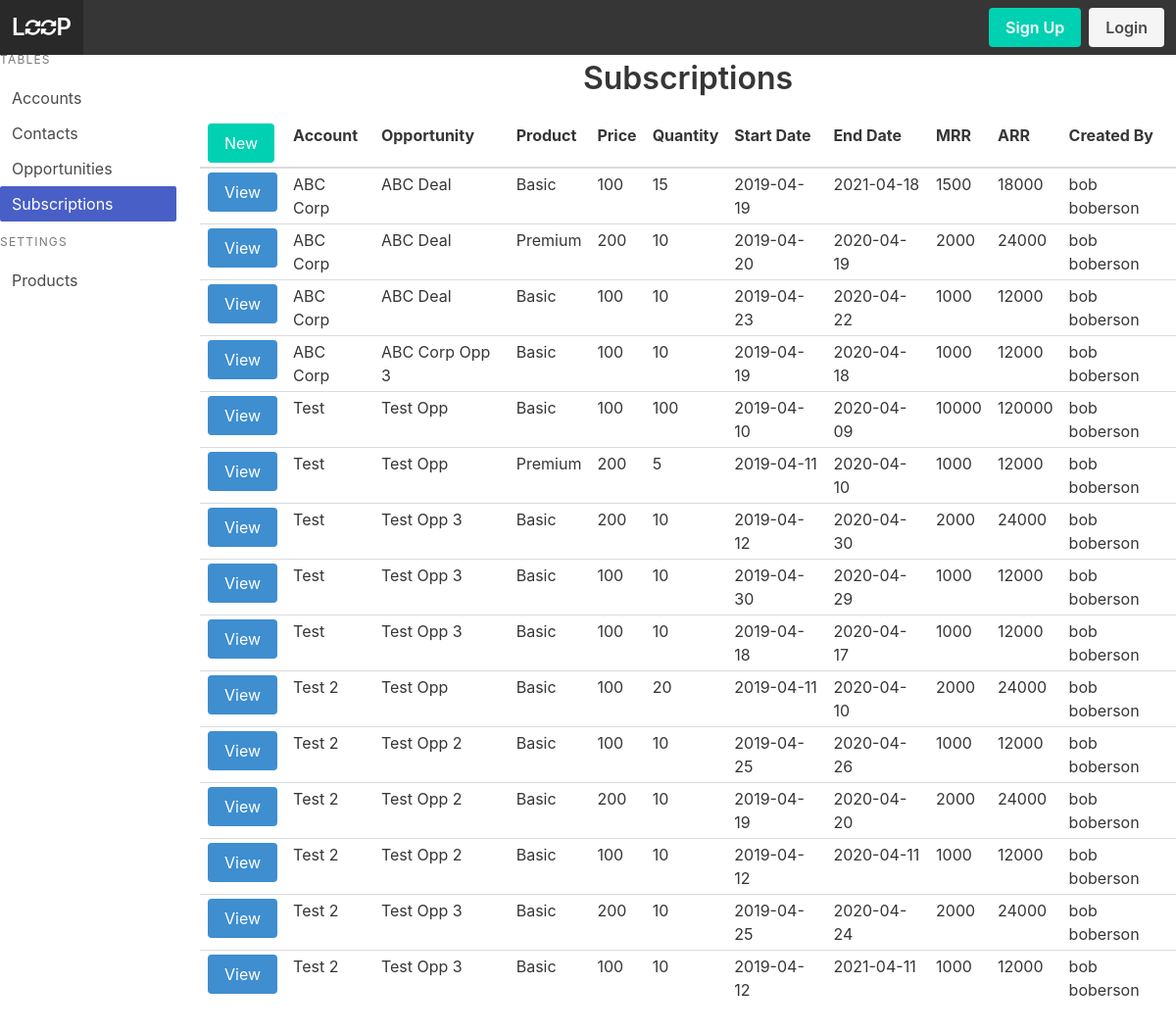
The page /subscription/r on the database as committed earlier.
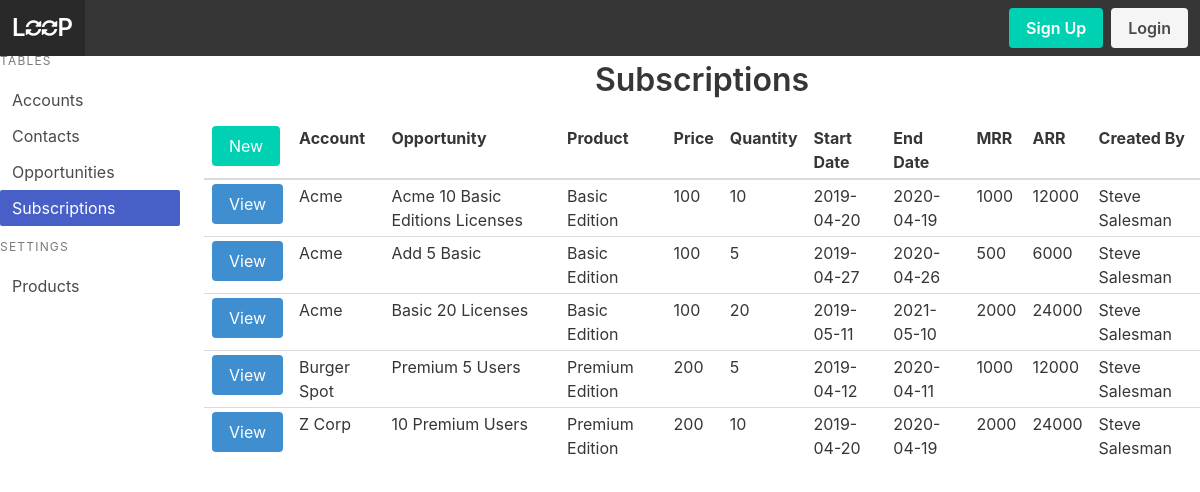
The same page on the database as committed later.
### models.py (models this page shows, shortened)
class Subscription(Model):
    account = ForeignKeyField(model=Account, null=True, backref='subscription')
    opportunity = ForeignKeyField(model=Opportunity, null=True, backref='subscription')
    product = ForeignKeyField(model=Product, null=True, backref='subscription')
    product_price = DecimalField()
    quantity = IntegerField()
    sub_start_date = DateField()
    sub_end_date = DateField()
    mrr = DecimalField()
    arr = DecimalField()
    created_by = ForeignKeyField(model=User, null=True, backref='creator')
    class Meta:
        database = DATABASE

class Account(Model):
    name = CharField()
    owner = ForeignKeyField(model=User, null=True, backref='owner')
    created_by = ForeignKeyField(model=User, null=True, backref='creator')
    account_type = CharField()
    street = CharField()
    city = CharField()
    state = CharField()
    country = CharField()
    website = CharField()
    mrr = DecimalField()
    arr = DecimalField()
    class Meta:
        database = DATABASE

class Opportunity(Model):
    account = ForeignKeyField(model=Account, null=True, backref='opportunity')
    name = CharField()
    owner = ForeignKeyField(model=User, null=True, backref='owner')
    opportunity_type = CharField()
    primary_contact = ForeignKeyField(model=Contact, null=True, backref='opportunity')
    mrr = DecimalField()
    arr = DecimalField()
    stage = CharField()
    close_date = DateField()
    created_by = ForeignKeyField(model=User, null=True, backref='creator')
    class Meta:
        database = DATABASE

class Product(Model):
    name = CharField()
    price = DecimalField()
    class Meta:
        database = DATABASE

class User(UserMixin, Model):
    username = CharField(unique=True)
    fullname = CharField()
    email = CharField(unique=True)
    password = CharField(max_length=100)
    joined_at = DateTimeField(default=datetime.datetime.now)
    is_admin = BooleanField(default=False)
    class Meta:
        database = DATABASE

### app.py (the view)
@app.route('/subscription', methods=['GET'])
@app.route('/subscription/', methods=['GET'])
@app.route('/subscription/r', methods=['GET'])
@app.route('/subscription/<subscriptionid>', methods=['GET'])
@app.route('/subscription/<subscriptionid>/', methods=['GET'])
@app.route('/subscription/<subscriptionid>/r', methods=['GET'])
def subscription(subscriptionid=None):
    subscriptions = models.Subscription.select()
    title = 'Subscriptions'
    if subscriptionid != None:
        subscription = models.Subscription.select().where(models.Subscription.id == subscriptionid).get()
        title = 'Subscription Details'
        return render_template('subscription-detail.html', subscription=subscription, user=g.user._get_current_object(), title=title)
    return render_template('subscription.html', subscriptions=subscriptions, title=title)

### app.py (called while the page is built)
@app.before_request
def before_request():
    g.db = models.DATABASE
    g.db.connect()
    g.user = current_user

@app.after_request
def after_request(response):
    g.db.close()
    return response

### templates/subscription.html (shortened to what this page needs)
{% extends 'index.html' %}
{% from 'macros.html' import render_subscription %}
{% block content %}
<table class="table is-fullwidth is-hoverable is-narrow">
    <thead>
        <tr>
            <td><a class='button is-primary' href="{{url_for('create_subscription')}}">New</a></td>
            <th>Account</th>
            <th>Opportunity</th>
            <th>Product</th>
            <th>Price</th>
            <th>Quantity</th>
            <th>Start Date</th>
            <th>End Date</th>
            <th>MRR</th>
            <th>ARR</th>
            <th>Created By</th>
        </tr>
    </thead>
    <tbody>
        {% for subscription in subscriptions|sort(attribute='account.name') %}
            {{ render_subscription(subscription) }}
        {% endfor %}
    </tbody>
</table>
{% endblock %}

### templates/macros.html (shortened to what this page needs)
{% macro render_subscription(subscription) %}
    <tr>
        <td><a class='button is-info' href="{{url_for('subscription', subscriptionid=subscription.id)}}">View</a></td>
        <td>{% if subscription.account %}{{subscription.account.name}}{% endif %}</td>
        <td>{% if subscription.opportunity %}{{subscription.opportunity.name}}{% endif %}</td>
        <td>{% if subscription.product %}{{subscription.product.name}}{% endif %}</td>
        <td>{{subscription.product_price}}</td>
        <td>{{subscription.quantity}}</td>
        <td>{{subscription.sub_start_date}}</td>
        <td>{{subscription.sub_end_date}}</td>
        <td>{{subscription.mrr}}</td>
        <td>{{subscription.arr}}</td>
        <td>{% if subscription.created_by %}{{subscription.created_by.fullname}}{% endif %}</td>
    </tr>
{% endmacro %}

Rows that differ between the two databases and show on the page:
removed Subscription: account.name "ABC Corp", opportunity.name "ABC Deal", product.name "Basic", product_price "100", quantity "15", sub_start_date "2019-04-19", sub_end_date "2021-04-18", mrr "1500", arr "18000", created_by.fullname "bob boberson"
removed Subscription: account.name "ABC Corp", opportunity.name "ABC Deal", product.name "Premium", product_price "200", quantity "10", sub_start_date "2019-04-20", sub_end_date "2020-04-19", mrr "2000", arr "24000", created_by.fullname "bob boberson"
removed Subscription: account.name "ABC Corp", opportunity.name "ABC Deal", product.name "Basic", product_price "100", quantity "10", sub_start_date "2019-04-23", sub_end_date "2020-04-22", mrr "1000", arr "12000", created_by.fullname "bob boberson"
removed Subscription: account.name "ABC Corp", opportunity.name "ABC Corp Opp 3", product.name "Basic", product_price "100", quantity "10", sub_start_date "2019-04-19", sub_end_date "2020-04-18", mrr "1000", arr "12000", created_by.fullname "bob boberson"
removed Subscription: account.name "Test", opportunity.name "Test Opp 3", product.name "Basic", product_price "200", quantity "10", sub_start_date "2019-04-12", sub_end_date "2020-04-30", mrr "2000", arr "24000", created_by.fullname "bob boberson"
removed Subscription: account.name "Test", opportunity.name "Test Opp 3", product.name "Basic", product_price "100", quantity "10", sub_start_date "2019-04-30", sub_end_date "2020-04-29", mrr "1000", arr "12000", created_by.fullname "bob boberson"
removed Subscription: account.name "Test", opportunity.name "Test Opp 3", product.name "Basic", product_price "100", quantity "10", sub_start_date "2019-04-18", sub_end_date "2020-04-17", mrr "1000", arr "12000", created_by.fullname "bob boberson"
removed Subscription: account.name "Test 2", opportunity.name "Test Opp 2", product.name "Basic", product_price "100", quantity "10", sub_start_date "2019-04-25", sub_end_date "2020-04-26", mrr "1000", arr "12000", created_by.fullname "bob boberson"
removed Subscription: account.name "Test 2", opportunity.name "Test Opp 2", product.name "Basic", product_price "200", quantity "10", sub_start_date "2019-04-19", sub_end_date "2020-04-20", mrr "2000", arr "24000", created_by.fullname "bob boberson"
removed Subscription: account.name "Test 2", opportunity.name "Test Opp 2", product.name "Basic", product_price "100", quantity "10", sub_start_date "2019-04-12", sub_end_date "2020-04-11", mrr "1000", arr "12000", created_by.fullname "bob boberson"
removed Subscription: account.name "Test 2", opportunity.name "Test Opp 3", product.name "Basic", product_price "200", quantity "10", sub_start_date "2019-04-25", sub_end_date "2020-04-24", mrr "2000", arr "24000", created_by.fullname "bob boberson"
removed Subscription: account.name "Test 2", opportunity.name "Test Opp 3", product.name "Basic", product_price "100", quantity "10", sub_start_date "2019-04-12", sub_end_date "2021-04-11", mrr "1000", arr "12000", created_by.fullname "bob boberson"
changed Subscription: account.name "Test" → "Acme"; opportunity.name "Test Opp" → "Acme 10 Basic Editions Licenses"; product.name "Basic" → "Basic Edition"; quantity "100" → "10"; sub_start_date "2019-04-10" → "2019-04-20"; sub_end_date "2020-04-09" → "2020-04-19"; mrr "10000" → "1000"; arr "120000" → "12000"; created_by.fullname "bob boberson" → "Steve Salesman"
changed Subscription: account.name "Test" → "Acme"; opportunity.name "Test Opp" → "Add 5 Basic"; product.name "Premium" → "Basic Edition"; product_price "200" → "100"; sub_start_date "2019-04-11" → "2019-04-27"; sub_end_date "2020-04-10" → "2020-04-26"; mrr "1000" → "500"; arr "12000" → "6000"; created_by.fullname "bob boberson" → "Steve Salesman"
changed Subscription: account.name "Test 2" → "Acme"; opportunity.name "Test Opp" → "Basic 20 Licenses"; product.name "Basic" → "Basic Edition"; sub_start_date "2019-04-11" → "2019-05-11"; sub_end_date "2020-04-10" → "2021-05-10"; created_by.fullname "bob boberson" → "Steve Salesman"
added Subscription: account.name "Burger Spot", opportunity.name "Premium 5 Users", product.name "Premium Edition", product_price "200", quantity "5", sub_start_date "2019-04-12", sub_end_date "2020-04-11", mrr "1000", arr "12000", created_by.fullname "Steve Salesman"
added Subscription: account.name "Z Corp", opportunity.name "10 Premium Users", product.name "Premium Edition", product_price "200", quantity "10", sub_start_date "2019-04-20", sub_end_date "2020-04-19", mrr "2000", arr "24000", created_by.fullname "Steve Salesman"
